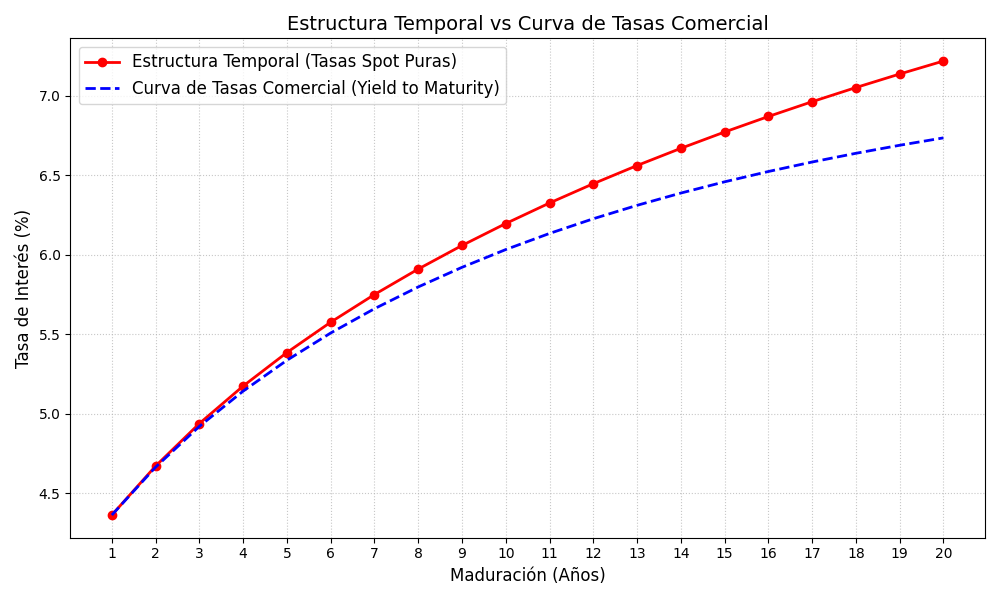

Python code for this plot:
import numpy as np
import matplotlib.pyplot as plt

# 1. Definir los plazos (maduración en años)
plazos = np.arange(1, 21)

# 2. Simular la Estructura Temporal (Tasas Spot / Curva Cero)
# Usamos una función logarítmica para simular una curva normal ascendente.
# Estas son las tasas PURAS teóricas para cada año exacto.
tasas_spot = 0.04 + 0.02 * np.log(1 + plazos / 5)

# 3. Calcular la Curva de Tasas Comercial (Par Yield Curve)
# Vamos a calcular el Yield to Maturity (YTM) de bonos que pagan cupones.
tasas_yield = []

for T in plazos:
    # Vector de tiempo para descontar los cupones desde el año 1 hasta T
    t_array = np.arange(1, T + 1)
    
    # Calculamos los factores de descuento usando las tasas SPOT exactas
    factores_descuento = 1 / ((1 + tasas_spot[:T])**t_array)
    
    # Suma de todos los factores de descuento
    suma_fd = np.sum(factores_descuento)
    
    # Factor de descuento del último pago (el principal)
    fd_final = factores_descuento[-1]
    
    # Cálculo algebraico del Yield (Cupón) que hace que el bono cotice a la par (Precio = 100)
    # Fórmula: C = (1 - Factor de Descuento Final) / Suma de Factores de Descuento
    ytm = (1 - fd_final) / suma_fd
    tasas_yield.append(ytm)

tasas_yield = np.array(tasas_yield)

# 4. Graficar los resultados
plt.figure(figsize=(10, 6))
plt.plot(plazos, tasas_spot * 100, label='Estructura Temporal (Tasas Spot Puras)', color='red', linewidth=2, marker='o')
plt.plot(plazos, tasas_yield * 100, label='Curva de Tasas Comercial (Yield to Maturity)', color='blue', linewidth=2, linestyle='--')

plt.title('Estructura Temporal vs Curva de Tasas Comercial', fontsize=14)
plt.xlabel('Maduración (Años)', fontsize=12)
plt.ylabel('Tasa de Interés (%)', fontsize=12)
plt.xticks(plazos)
plt.grid(True, linestyle=':', alpha=0.7)
plt.legend(fontsize=12)
plt.tight_layout()
plt.show()
